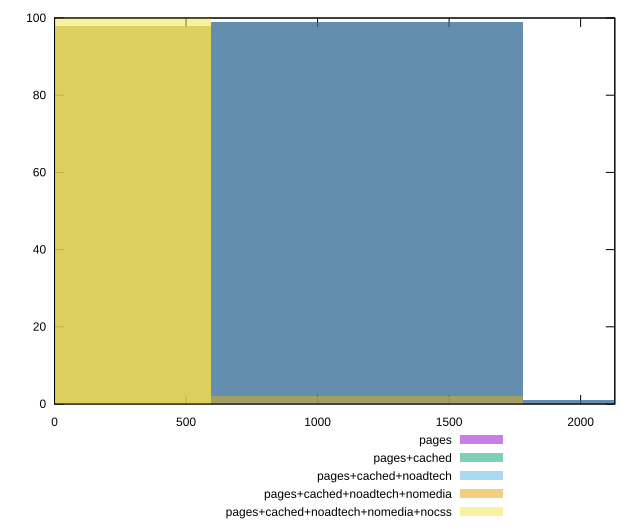

gnuplot code for this plot:
reset

$pages <<EOF
1187.3169894132627 99
2374.6339788265254 1
EOF

$pagesCached <<EOF
2374.6339788265254 1
1187.3169894132627 99
EOF

$pagesCachedNoadtech <<EOF
1187.3169894132627 2
0 98
EOF

$pagesCachedNoadtechNomedia <<EOF
1187.3169894132627 2
0 98
EOF

$pagesCachedNoadtechNomediaNocss <<EOF
0 100
EOF

set key outside below
set boxwidth 1187.3169894132627
set xrange [0:2130]
set yrange [0:100]
set trange [0:100]
set style fill transparent solid 0.5 noborder
set terminal svg size 640, 530 enhanced background rgb 'white'
set output "report_00017_2021-02-10T15-08-03.406Z/render-blocking-resources/comparison/histogram/all_raw.svg"

plot $pages title "pages" with boxes, \
     $pagesCached title "pages+cached" with boxes, \
     $pagesCachedNoadtech title "pages+cached+noadtech" with boxes, \
     $pagesCachedNoadtechNomedia title "pages+cached+noadtech+nomedia" with boxes, \
     $pagesCachedNoadtechNomediaNocss title "pages+cached+noadtech+nomedia+nocss" with boxes

reset
